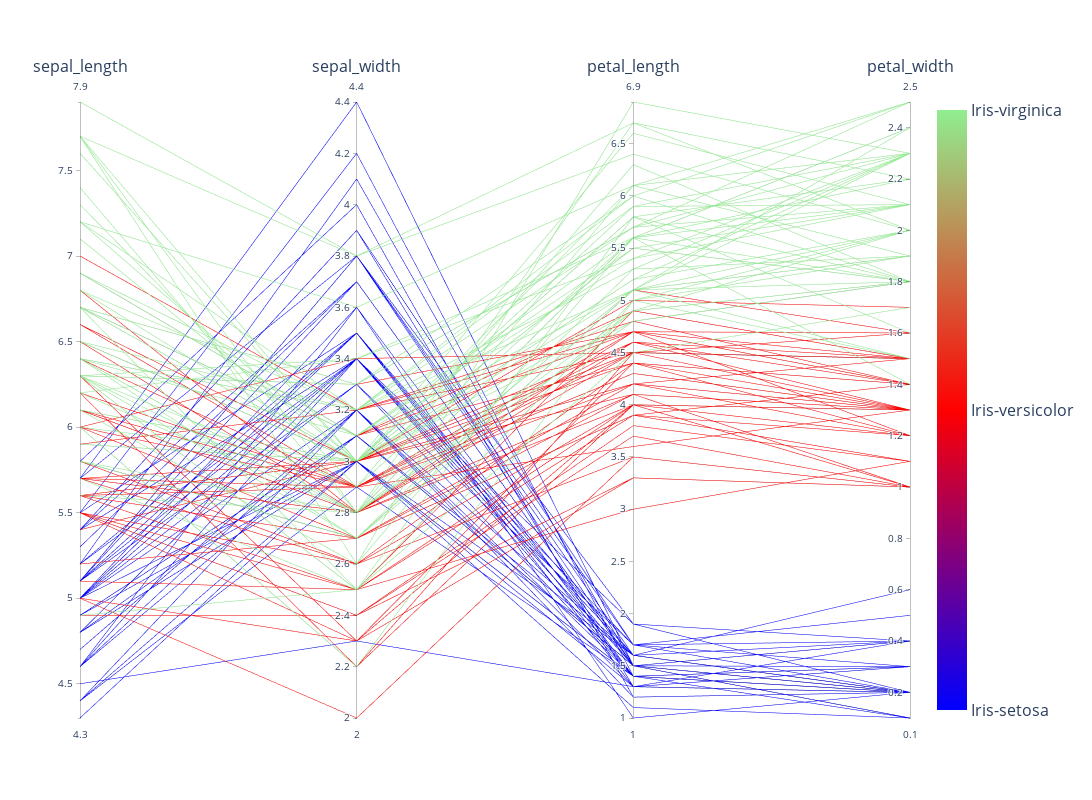

Write notebook code for a chart like this one.
### Code cell
fig = go.Figure(data=trace,layout=layout)
fig.show()

### Figure 1 — Plotly figure (JSON) as saved in the notebook; plotly's stock layout.template omitted (floating-point values rounded to 4 significant figures; data arrays with more than 128 entries replaced by an {"elided": "..."} marker saying what was removed)
{"data": [{"dimensions": [{"label": "sepal_length", "values": {"elided": "150 float values"}}, {"label": "sepal_width", "values": {"elided": "150 float values"}}, {"label": "petal_length", "values": {"elided": "150 float values"}}, {"label": "petal_width", "values": {"elided": "150 float values"}}], "labelfont": {"size": 16}, "line": {"color": {"elided": "150 int values"}, "colorbar": {"tickfont": {"size": 16}, "ticktext": ["Iris-setosa", "Iris-versicolor", "Iris-virginica"], "tickvals": [0, 1, 2]}, "colorscale": [[0, "blue"], [0.5, "red"], [1, "lightgreen"]], "showscale": true}, "type": "parcoords"}], "layout": {"height": 800, "width": 1200}}
